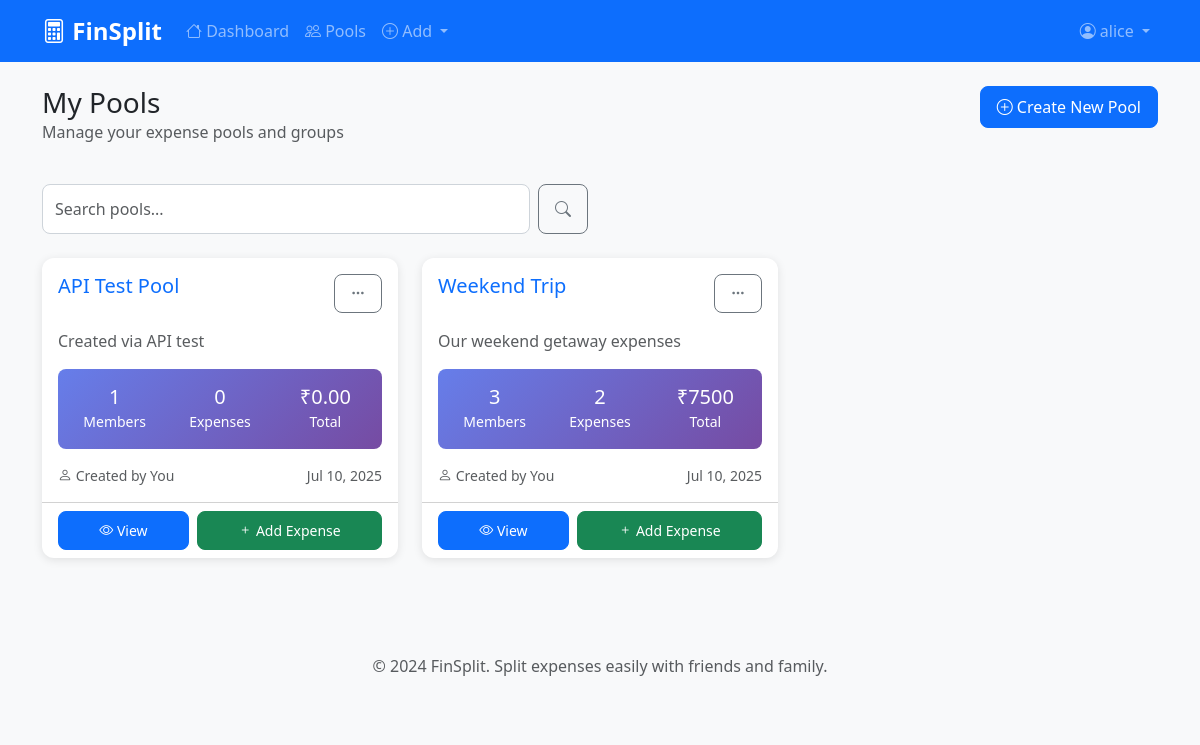
Page /pools/ (signed in) on the committed database.
### core/models.py (models this page shows, shortened)
class Pool(models.Model):
    name = models.CharField(max_length=100, help_text='Name of the expense pool')
    description = models.TextField(blank=True, help_text='Description of the pool')
    created_by = models.ForeignKey(User, on_delete=models.CASCADE, related_name='created_pools')
    members = models.ManyToManyField(User, through='Member', related_name='pools')
    is_active = models.BooleanField(default=True)
    created_at = models.DateTimeField(auto_now_add=True)
    updated_at = models.DateTimeField(auto_now=True)
    default_split_method = models.CharField(
        max_length=20,
        choices=[
            ('equal', 'Equal Split'),
            ('percentage', 'Percentage Split'),
            ('manual', 'Manual Split'),
        ],
        default='equal'
    )
    def get_total_expenses(self):
        return self.expenses.aggregate(
            total=models.Sum('amount')
        )['total'] or Decimal('0.00')
    def get_member_count(self):
        return self.members.filter(member__is_active=True).count()
    class Meta:
        ordering = ['-created_at']
        verbose_name = "Pool"
        verbose_name_plural = "Pools"

### core/views.py (the view)
# urls.py: path('pools/', views.pool_list, name='pool_list'),
@login_required
def pool_list(request):
    pools = Pool.objects.filter(members=request.user, is_active=True)
    search_query = request.GET.get('search', '')
    if search_query:
        pools = pools.filter(
            Q(name__icontains=search_query) |
            Q(description__icontains=search_query)
        )
    paginator = Paginator(pools, 10)
    page_number = request.GET.get('page')
    page_obj = paginator.get_page(page_number)
    context = {
        'page_obj': page_obj,
        'search_query': search_query,
    }
    return render(request, 'core/pool_list.html', context)

### core/templates/core/pool_list.html (shortened to what this page needs)
{% extends 'core/base.html' %}
{% block content %}
<div class="row mb-4">
    <div class="col-md-8">
        <h1 class="h3 mb-0">My Pools</h1>
        <p class="text-muted">Manage your expense pools and groups</p>
    </div>
    <div class="col-md-4 text-end">
        <a href="{% url 'core:pool_create' %}" class="btn btn-primary">
            <i class="bi bi-plus-circle"></i> Create New Pool
        </a>
    </div>
</div>
<div class="row mb-4">
    <div class="col-md-6">
        <form method="get" class="d-flex">
            <input type="text" name="search" class="form-control" placeholder="Search pools..."
                   value="{{ search_query }}" id="poolSearch" onkeyup="searchPools()">
            <button type="submit" class="btn btn-outline-secondary ms-2">
                <i class="bi bi-search"></i>
            </button>
        </form>
    </div>
</div>
<div class="row">
    {% for pool in page_obj %}
    <div class="col-lg-4 col-md-6 mb-4">
        <div class="card pool-card h-100">
            <div class="card-body">
                <div class="d-flex justify-content-between align-items-start mb-3">
                    <h5 class="card-title mb-0">
                        <a href="{% url 'core:pool_detail' pool.id %}" class="text-decoration-none">
                            {{ pool.name }}
                        </a>
                    </h5>
                    <div class="dropdown">
                        <button class="btn btn-sm btn-outline-secondary" type="button" data-bs-toggle="dropdown">
                            <i class="bi bi-three-dots"></i>
                        </button>
                    </div>
                </div>
                <p class="card-text text-muted">{{ pool.description|truncatechars:80 }}</p>
                <div class="pool-stats mb-3">
                    <div class="row text-center">
                        <div class="col-4">
                            <div class="h5 mb-0">{{ pool.get_member_count }}</div>
                            <small>Members</small>
                        </div>
                        <div class="col-4">
                            <div class="h5 mb-0">{{ pool.expenses.count }}</div>
                            <small>Expenses</small>
                        </div>
                        <div class="col-4">
                            <div class="h5 mb-0">₹{{ pool.get_total_expenses }}</div>
                            <small>Total</small>
                        </div>
                    </div>
                </div>
                <div class="d-flex justify-content-between align-items-center">
                    <small class="text-muted">
                        <i class="bi bi-person"></i> Created by
                        {% if pool.created_by == user %}
                            You
                        {% else %}
                            {{ pool.created_by.username }}
                        {% endif %}
                    </small>
                    <small class="text-muted">{{ pool.created_at|date:"M d, Y" }}</small>
                </div>
            </div>
            <div class="card-footer bg-transparent">
                <div class="d-flex gap-2">
                    <a href="{% url 'core:pool_detail' pool.id %}" class="btn btn-primary btn-sm flex-fill">
                        <i class="bi bi-eye"></i> View
                    </a>
                    <a href="{% url 'core:expense_add' pool.id %}" class="btn btn-success btn-sm flex-fill">
                        <i class="bi bi-plus"></i> Add Expense
                    </a>
                </div>
            </div>
        </div>
    </div>
    {% endfor %}
</div>
{% endblock %}

### core/templates/core/base.html (shortened to what this page needs)
<!DOCTYPE html>
<html lang="en">
<head>
    <link href="https://cdn.jsdelivr.net/npm/bootstrap@5.3.0/dist/css/bootstrap.min.css" rel="stylesheet">
    <link href="https://cdn.jsdelivr.net/npm/bootstrap-icons@1.10.0/font/bootstrap-icons.css" rel="stylesheet">
    {% load static %}
    <link rel="stylesheet" href="{% static 'core/css/style.css' %}">
</head>
<body>
    <nav class="navbar navbar-expand-lg navbar-dark bg-primary">
        <div class="container">
            <a class="navbar-brand fw-bold" href="{% url 'core:home' %}">
                <i class="bi bi-calculator"></i> FinSplit
            </a>
            <div class="collapse navbar-collapse" id="navbarNav">
                {% if user.is_authenticated %}
                <ul class="navbar-nav me-auto">
                    <li class="nav-item">
                        <a class="nav-link" href="{% url 'core:dashboard' %}">
                            <i class="bi bi-house"></i> Dashboard
                        </a>
                    </li>
                    <li class="nav-item">
                        <a class="nav-link" href="{% url 'core:pool_list' %}">
                            <i class="bi bi-people"></i> Pools
                        </a>
                    </li>
                    <li class="nav-item dropdown">
                        <a class="nav-link dropdown-toggle" href="#" role="button" data-bs-toggle="dropdown">
                            <i class="bi bi-plus-circle"></i> Add
                        </a>
                    </li>
                </ul>
                <ul class="navbar-nav">
                    <li class="nav-item dropdown">
                        <a class="nav-link dropdown-toggle" href="#" role="button" data-bs-toggle="dropdown">
                            <i class="bi bi-person-circle"></i> {{ user.username }}
                        </a>
                    </li>
                </ul>
                {% endif %}
            </div>
        </div>
    </nav>
    <main class="container my-4">
        {% block content %}{% endblock %}
    </main>
    <footer class="bg-light text-center text-muted py-4 mt-5">
        <div class="container">
            <p>&copy; 2024 FinSplit. Split expenses easily with friends and family.</p>
        </div>
    </footer>
    {% load static %}
</body>
</html>

### core/static/core/css/style.css (style rules this page uses)
:root { --primary-color: #0d6efd; --secondary-color: #6c757d; --success-color: #198754; --danger-color: #dc3545; --warning-color: #ffc107; --info-color: #0dcaf0; --light-color: #f8f9fa; --dark-color: #212529; }
body { font-family: 'Segoe UI', Tahoma, Geneva, Verdana, sans-serif; background-color: #f8f9fa; }
.navbar-brand { font-size: 1.5rem; }
.card { border: none; border-radius: 12px; box-shadow: 0 2px 10px rgba(0, 0, 0, 0.1); transition: transform 0.2s ease-in-out; }
.btn { border-radius: 8px; font-weight: 500; padding: 0.5rem 1rem; }
.btn-primary { background-color: var(--primary-color); border-color: var(--primary-color); }
.form-control { border-radius: 8px; border: 1px solid #ced4da; padding: 0.75rem; }
.pool-card { transition: all 0.3s ease; }
.pool-stats { background: linear-gradient(135deg, #667eea 0%, #764ba2 100%); color: white; border-radius: 8px; padding: 1rem; }
footer { margin-top: auto; }
.fade-in { animation: fadeIn 0.5s ease-in; }

### rows in the picture
Pool: name "API Test Pool", description "Created via API test", get_member_count "1", expenses.count "0", get_total_expenses "0.00", shows "You", created_at "Jul 10, 2025"
Pool: name "Weekend Trip", description "Our weekend getaway expenses", get_member_count "3", expenses.count "2", get_total_expenses "7500", shows "You", created_at "Jul 10, 2025"

### other values in the picture
{{ user.username }} "alice"
